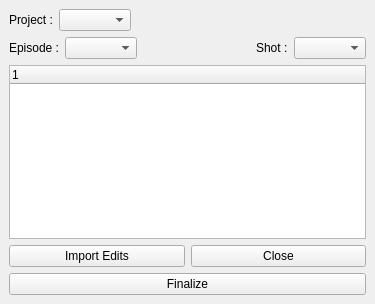
<?xml version="1.0" encoding="UTF-8"?>
<ui version="4.0">
 <class>MainWindow</class>
 <widget class="QMainWindow" name="MainWindow">
  <property name="geometry">
   <rect>
    <x>0</x>
    <y>0</y>
    <width>375</width>
    <height>304</height>
   </rect>
  </property>
  <property name="windowTitle">
   <string>Apply Edits :                                                         PCGI</string>
  </property>
  <widget class="QWidget" name="centralwidget">
   <layout class="QGridLayout" name="gridLayout">
    <item row="0" column="0">
     <layout class="QHBoxLayout" name="horizontalLayout">
      <item>
       <widget class="QLabel" name="label_3">
        <property name="text">
         <string>Project :</string>
        </property>
       </widget>
      </item>
      <item>
       <widget class="QComboBox" name="proj_cb"/>
      </item>
      <item>
       <spacer name="horizontalSpacer_2">
        <property name="orientation">
         <enum>Qt::Horizontal</enum>
        </property>
        <property name="sizeHint" stdset="0">
         <size>
          <width>40</width>
          <height>20</height>
         </size>
        </property>
       </spacer>
      </item>
     </layout>
    </item>
    <item row="1" column="0">
     <layout class="QHBoxLayout" name="horizontalLayout_5">
      <item>
       <layout class="QHBoxLayout" name="horizontalLayout_2">
        <item>
         <widget class="QLabel" name="label">
          <property name="text">
           <string>Episode :</string>
          </property>
         </widget>
        </item>
        <item>
         <widget class="QComboBox" name="ep_cb"/>
        </item>
       </layout>
      </item>
      <item>
       <spacer name="horizontalSpacer">
        <property name="orientation">
         <enum>Qt::Horizontal</enum>
        </property>
        <property name="sizeHint" stdset="0">
         <size>
          <width>40</width>
          <height>20</height>
         </size>
        </property>
       </spacer>
      </item>
      <item>
       <layout class="QHBoxLayout" name="horizontalLayout_3">
        <item>
         <widget class="QLabel" name="label_2">
          <property name="text">
           <string>Shot :</string>
          </property>
         </widget>
        </item>
        <item>
         <widget class="QComboBox" name="sh_cb"/>
        </item>
       </layout>
      </item>
     </layout>
    </item>
    <item row="3" column="0">
     <layout class="QHBoxLayout" name="horizontalLayout_4">
      <item>
       <widget class="QPushButton" name="importEdits_pb">
        <property name="text">
         <string>Import Edits</string>
        </property>
       </widget>
      </item>
      <item>
       <widget class="QPushButton" name="close_pb">
        <property name="text">
         <string>Close</string>
        </property>
       </widget>
      </item>
     </layout>
    </item>
    <item row="4" column="0">
     <widget class="QPushButton" name="finaliz_pb">
      <property name="text">
       <string>Finalize</string>
      </property>
     </widget>
    </item>
    <item row="2" column="0">
     <widget class="QTreeWidget" name="assetRefTree_wt">
      <column>
       <property name="text">
        <string notr="true">1</string>
       </property>
      </column>
     </widget>
    </item>
   </layout>
  </widget>
 </widget>
 <resources/>
 <connections/>
</ui>
